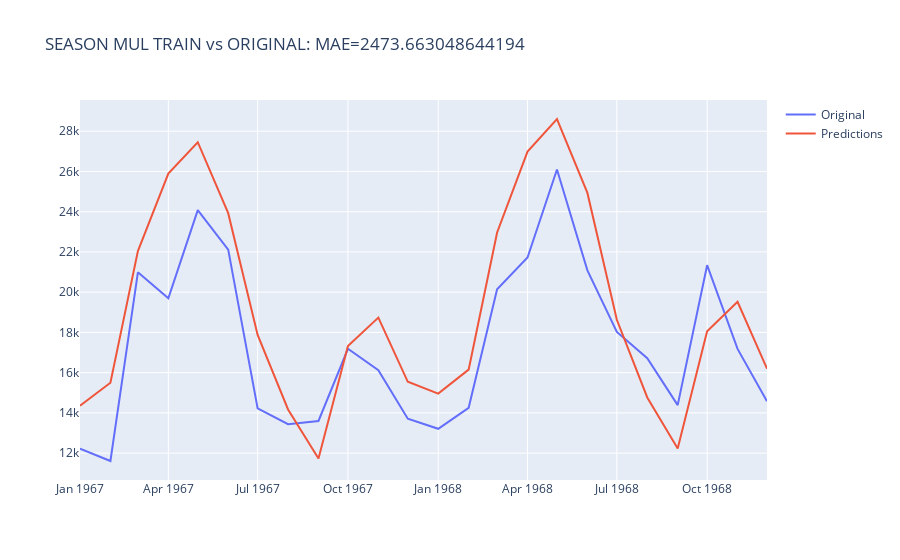

The cell this chart's notebook holds for it:
### Code cell
mod = ExponentialSmoothing(train, trend='mul', seasonal='mul',seasonal_periods=12)
mod_fit = mod.fit()
predictions = mod_fit.forecast(len(test))

mae6 = mean_absolute_error(test['Sales'], predictions)
layout = Layout(title = f'SEASON MUL TRAIN vs ORIGINAL: MAE={mae6}')

iplot(Figure(data=[Scatter(x = test.index,
                          y = test['Sales'],
                          name = 'Original'),
                  Scatter(x=test.index,
                         y = predictions,
                         name = 'Predictions')],
              layout= layout))
